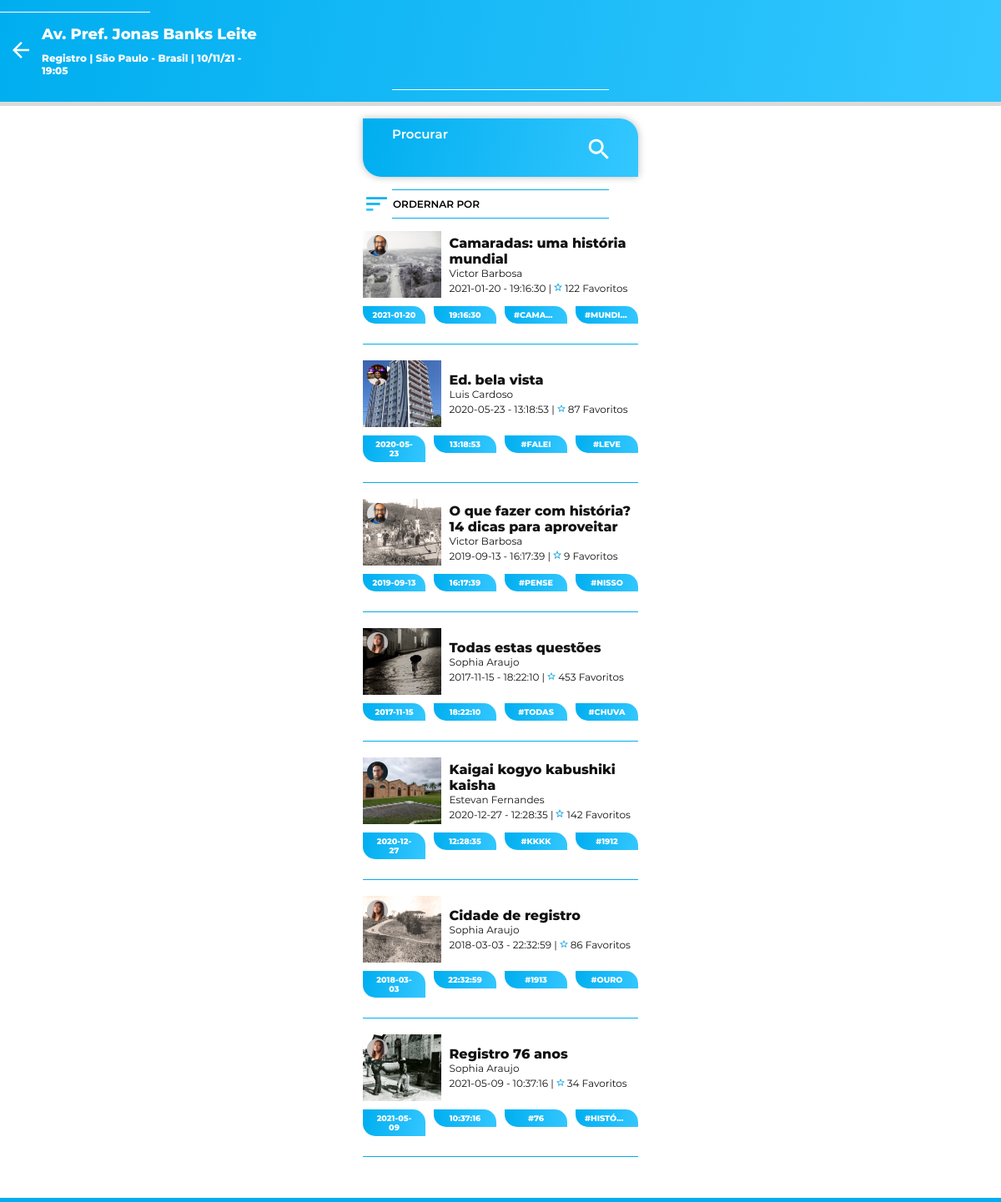
/historiasarea.php, run on the app's committed database.
### tables this page shows
CREATE TABLE IF NOT EXISTS `historia` (
  `idHistoria` int(11) NOT NULL AUTO_INCREMENT,
  `tituloHistoria` varchar(150) DEFAULT NULL,
  `localHistoria` varchar(100) DEFAULT NULL,
  `cidadeHistoria` varchar(100) DEFAULT NULL,
  `estadoHistoria` varchar(100) DEFAULT NULL,
  `dataHistoria` varchar(50) DEFAULT NULL,
  `horaHistoria` varchar(50) DEFAULT NULL,
  `tagUm` varchar(50) DEFAULT NULL,
  `tagDois` varchar(50) DEFAULT NULL,
  `textoHistoria` longtext DEFAULT NULL,
  `idUsuarioHistoria` int(11) DEFAULT NULL,
  `latH` varchar(100) DEFAULT NULL,
  `longH` varchar(100) DEFAULT NULL,
  `favoritos` int(11) DEFAULT NULL,
  `foto` varchar(200) DEFAULT NULL,
  PRIMARY KEY (`idHistoria`),
  KEY `idConta_FK` (`idUsuarioHistoria`),
  CONSTRAINT `idConta_FK` FOREIGN KEY (`idUsuarioHistoria`) REFERENCES `contausuario` (`idConta`)
);

CREATE TABLE IF NOT EXISTS `contausuario` (
  `idConta` int(11) NOT NULL AUTO_INCREMENT,
  `nomeConta` varchar(50) DEFAULT NULL,
  `emailConta` varchar(100) DEFAULT NULL,
  `senhaConta` varchar(50) DEFAULT NULL,
  `avatarUsuario` varchar(100) DEFAULT NULL,
  PRIMARY KEY (`idConta`)
);

### www/historiasarea.php (the view, shortened to what this page needs)
<?php
include("php/conexao.php");
?>
<!DOCTYPE html>
<html>
<head>
    <link rel="stylesheet" type="text/css" href="css/index.css" />
</head>
<body>
    <section id="container">
        <div class="blue-header animate-apper">
            <div class="blue-header-top">
                <img src="img/components/line_top.svg" alt="Linha">
            </div>
            <div class="blue-header-center ">
                <a href="javascript:javascript:history.go(-1)"><img class="back-icon"
                        src="img/icons/arrow_back_white_24dp.svg" alt="Voltar"></a>
                <div class="text-historic">
                    <b>Av. Pref. Jonas Banks Leite</b>
                    <span>Registro | São Paulo - Brasil | 10/11/21 - 19:05</span>
                </div>
            </div>
            <div class="blue-header-bottom">
                <img src="img/components/line_bot.svg" alt="Linha">
            </div>
        </div>
        <div class="bottom-block"></div>
        <div class="search-gradient">
            <div class="input-block-white">
                <label for="search"><span>Procurar</span></label>
                <input type="text" id="search" name="search">
            </div>
            <img class="id-icon" src="img/icons/search.svg" alt="Procurar">
        </div>
        <img src="img/components/blue_line_2.svg" alt="Linha Azul">
        <div class="order-by">
            <img src="img/icons/sort.svg" alt="Ordernar"><b>Ordernar por</b>
        </div>
        <img src="img/components/blue_line_2.svg" alt="Linha Azul">
    <div id="historic-list">
    <?php
				$query = mysqli_query($con, "SELECT * FROM contaUsuario inner join historia on idUsuarioHistoria = idConta");
				while ($exibe = mysqli_fetch_array($query)) {
			?>
        <div class="historic-session">
        <a class="my-stories-link" href="historialer.php?id=<?php echo $exibe[5] ?>">
            <div class="historic-session-grid">
                <div class="historic-session-img">
                    <img class="mask-img-history-small" src="img/history/users/<?php echo $exibe[4] ?>" alt="Usuário">
                    <img class="history-img-content" src="img/history/views/<?php echo $exibe[19] ?>" alt="Paisagem">
                </div>
                <div class="historic-session-desc">
                    <b><?php echo $exibe[6] ?></b>
                    <span><?php echo $exibe[1] ?></span>
                    <div class="historic-session-desc-sub">
                        <span><?php echo $exibe[10] ?> - <?php echo $exibe[11] ?> |</span><i> <img src="img/icons/star.svg" alt="Favoritos"> </i><span><?php echo $exibe[18] ?> Favoritos</span>
                    </div>
                </div>
            </div>
            </a>
            <div class="tag-area-history">
                <div class="tag-gradient-history">
                    <span><?php echo $exibe[10] ?></span>
                </div>
                <div class="tag-gradient-history">
                    <span><?php echo $exibe[11] ?></span>
                </div>
                <div class="tag-gradient-history">
                    <span><?php echo $exibe[12] ?></span>
                </div>
                <div class="tag-gradient-history">
                    <span><?php echo $exibe[13] ?></span>
                </div>
            </div>
            <img src="img/components/blue-div-line.svg" alt="Divisória">
        </div>
        <?php
				}
			?>
    </div>
    <div class="blue-underline"></div>
    </section>
</body>
</html>

### data on the page
historia: idUsuarioHistoria.avatarUsuario (picture), foto (picture), tituloHistoria "Camaradas: uma história mundial", idUsuarioHistoria.nomeConta "Victor Barbosa", dataHistoria "2021-01-20", horaHistoria "19:16:30", favoritos "122", tagUm "#CAMA…", tagDois "#MUNDI…"
historia: idUsuarioHistoria.avatarUsuario (picture), foto (picture), tituloHistoria "Ed. bela vista", idUsuarioHistoria.nomeConta "Luis Cardoso", dataHistoria "2020-05-23", horaHistoria "13:18:53", favoritos "87", tagUm "#FALEI", tagDois "#LEVE"
historia: idUsuarioHistoria.avatarUsuario (picture), foto (picture), tituloHistoria "O que fazer com história? 14 dicas para aproveitar", idUsuarioHistoria.nomeConta "Victor Barbosa", dataHistoria "2019-09-13", horaHistoria "16:17:39", favoritos "9", tagUm "#PENSE", tagDois "#NISSO"
historia: idUsuarioHistoria.avatarUsuario (picture), foto (picture), tituloHistoria "Todas estas questões", idUsuarioHistoria.nomeConta "Sophia Araujo", dataHistoria "2017-11-15", horaHistoria "18:22:10", favoritos "453", tagUm "#TODAS", tagDois "#CHUVA"
historia: idUsuarioHistoria.avatarUsuario (picture), foto (picture), tituloHistoria "Kaigai kogyo kabushiki kaisha", idUsuarioHistoria.nomeConta "Estevan Fernandes", dataHistoria "2020-12-27", horaHistoria "12:28:35", favoritos "142", tagUm "#KKKK", tagDois "#1912"
historia: idUsuarioHistoria.avatarUsuario (picture), foto (picture), tituloHistoria "Cidade de registro", idUsuarioHistoria.nomeConta "Sophia Araujo", dataHistoria "2018-03-03", horaHistoria "22:32:59", favoritos "86", tagUm "#1913", tagDois "#OURO"
historia: idUsuarioHistoria.avatarUsuario (picture), foto (picture), tituloHistoria "Registro 76 anos", idUsuarioHistoria.nomeConta "Sophia Araujo", dataHistoria "2021-05-09", horaHistoria "10:37:16", favoritos "34", tagUm "#76", tagDois "#HISTÓ…"
